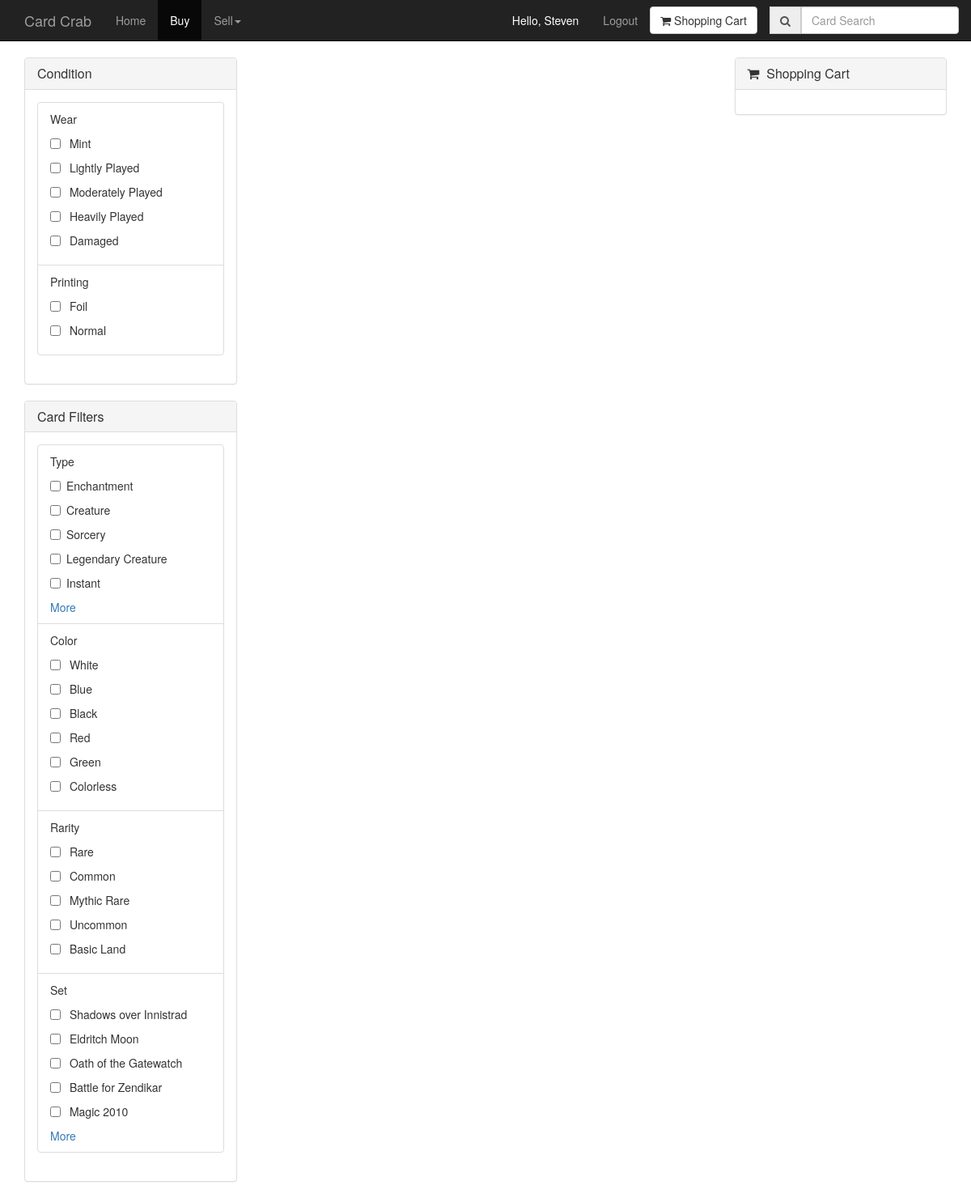
/search/ (signed in), run on the app's committed database.
### CardCrab/models.py (models this page shows)
class CardPrint(models.Model):
    name = models.TextField()
    def __str__(self):
        return self.name

class CardType(models.Model):
    name = models.TextField()
    def __str__(self):
        return self.name

class CardColor(models.Model):
    name = models.TextField()
    def __str__(self):
        return self.name

class CardRarity(models.Model):
    name = models.TextField()
    def __str__(self):
        return self.name

class CardSet(models.Model):
    name = models.TextField()
    def __str__(self):
        return self.name

### CardCrab/views.py (the view)
# urls.py: url(r'^search/', views.search, name='search'),
def search(request):
    filters = {'wear': Card._meta.get_field('wear').choices, 'print': CardPrint.objects.all(), 'color': CardColor.objects.all(),
               'rarity': CardRarity.objects.all(), 'set': CardSet.objects.all(), 'type': CardType.objects.all()}
    search_text = None
    if request.method == 'POST':
        search_text = request.POST.get('search_text')
    context = {'filters': filters, 'search_text': search_text}
    return render(request, 'search.html', context)

### templates/search.html (shortened to what this page needs)
{% extends 'base.html' %}
{% load staticfiles %}
{% block content %}
        <div class="section">
            <div class="container">
                <div class="row">
                    <div class="col-md-3">
                        <form id="filter_form" name="filter_form" method="post" target="{% url 'search_body' %}">
                        <div class="panel panel-default">
                            <div class="panel-heading" tabindex="0">
                                <h3 class="panel-title" aria-label="Condition card filters">Condition</h3>
                            </div>
                            <div class="panel-body">
                                <ul class="list-group">
                                    <li class="list-group-item" >
                                        Wear
                                        <ul class="media-list">
                                            {% for wear in filters.wear %}
                                            <li>
                                                <div class="checkbox">
                                                    <label>
                                                        <input type="checkbox" name = "wear" value = "{{wear.0}}" aria-label="{{wear.1}} card condition filter">&nbsp;{{ wear.1 }}
                                                    </label>
                                                </div>
                                            </li>
                                            {% endfor %}
                                        </ul>
                                    </li>
                                    <li class="list-group-item">
                                        Printing
                                        <ul class="media-list">
                                            {% for print in filters.print %}
                                            <li>
                                                <div class="checkbox">
                                                    <label>
                                                        <input type="checkbox" name = "printing" value = "{{ print.id }}" aria-label="{{print}} print card filter">&nbsp;{{ print }}
                                                    </label>
                                                </div>
                                            </li>
                                            {% endfor %}
                                        </ul>
                                    </li>
                                </ul>
                            </div>
                        </div>
                        <div class="panel panel-default">
                            <div class="panel-heading">
                                <h3 class="panel-title">Card Filters</h3>
                            </div>
                            <div class="panel-body">
                                <ul class="list-group">
                                    <li class="list-group-item">
                                        Type
                                        <ul class="media-list">
                                            {% for type in filters.type %}
                                            <li>
                                                <div class="checkbox">
                                                    <label>
                                                        <input type="checkbox" name="type" value="{{type.id}}" aria-label="{{type}} type card filter"> {{ type }}
                                                    </label>
                                                </div>
                                            </li>
                                            {% endfor %}
                                            <a onclick="moreLess(this)" style="cursor: pointer;" data-toggle="collapse" data-target="#more_types" tabindex="0">More</a>
                                        </ul>
                                    </li>
                                    <li class="list-group-item">
                                        Color
                                        <ul class="media-list">
                                            {% for color in filters.color %}
                                            <li>
                                                <div class="checkbox">
                                                    <label>
                                                        <input type="checkbox" name="color" value="{{color.id}}" aria-label="{{color}} color card filter">&nbsp;{{ color }}
                                                    </label>
                                                </div>
                                            </li>
                                            {% endfor %}
                                        </ul>
                                    </li>
                                    <li class="list-group-item">
                                        Rarity
                                        <ul class="media-list">
                                           {% for rarity in filters.rarity %}
                                            <li>
                                                <div class="checkbox">
                                                    <label>
                                                        <input type="checkbox" name="rarity" value="{{rarity.id}}" aria-label="{{rarity}} rarity card filter">&nbsp;{{ rarity }}
                                                    </label>
                                                </div>
                                            </li>
                                            {% endfor %}
                                        </ul>
                                    </li>
                                    <li class="list-group-item">
                                        Set
                                        <ul class="media-list">
                                            {% for set in filters.set %}
                                            <li>
                                                <div class="checkbox">
                                                    <label>
                                                        <input type="checkbox" name="set" value="{{set.id}}" aria-label="{{set}} set card filter">&nbsp;{{ set }}
                                                    </label>
                                                </div>
                                            </li>
                                            {% endfor %}
                                            <a onclick="moreLess(this)" style="cursor: pointer;" data-toggle="collapse" data-target="#more_sets" aria-label="more card filters">More</a>
                                        </ul>
                                    </li>
                                </ul>
                            </div>
                        </div>
                        </form>
                    </div>
                    <div id="search_body" class="col-md-6">
                    </div>
                    <div class="col-md-3">
                        <div class="panel panel-default">
                            <div class="panel-heading">
                                <h3 class="panel-title" tabindex="0"><i class="fa fa-shopping-cart"></i>&nbsp;&nbsp;Shopping Cart</h3>
                            </div>
                            <div id="cart_section" class="panel-body">
                            </div>
                        </div>
                    </div>
                </div>
            </div>
        </div>
  {% endblock %}

### templates/navbar.html (shortened to what this page needs)
{% load staticfiles %}
<div class="navbar navbar-default navbar-inverse navbar-static-top">
            <div class="container">
                <div class="navbar-header">
                    <a class="navbar-brand" href="{% url 'index' %}" aria-label="a home button that says Card Crab">
                        <span>Card Crab</span>
                    </a>
                </div>
                <div class="collapse navbar-collapse" id="navbar-ex-collapse">
                    <ul class="nav navbar-nav navbar-left">
                        <li id = "home_label">
                            <a href="{% url 'index' %}">Home</a>
                        </li>
                        <li id = "cards_label">
                            <a href="{% url 'search' %}">Buy</a>
                        </li>
                        {% if user.is_authenticated %}
                        <li class = "dropdown">
                            <a class = "dropdown-toggle" data-toggle="dropdown" href="#">Sell<span class = "caret"></span></a>
                        </li>
                        {% else %}
                        <li id = "cards_label">
                            <a href="{% url 'my_store' %}">Sell</a>
                        </li>
                        {% endif %}
                    </ul>
                    <div class="nav navbar-nav navbar-group navbar-right">
                        <a href = "{% url 'checkout' %}" class="navbar-btn btn btn-default" type="button">
                            <i class="fa fa-shopping-cart" aria-hidden="true"></i>
                            <span>Shopping Cart</span>
                        </a>
                        <div class="navbar-form navbar-right" role="search">
                            <form class="form-group input-group" method = 'post' action="{% url 'search' %}">
                                <span class="input-group-addon">
                                    <i class="fa fa-search" aria-hidden="true"></i>
                                </span>
                                <input type="text" id="search_box" name="search_text" class="form-control input-md" placeholder="Card Search" value="{{ search_text|default:'' }}">
                            </form>
                        </div>
                    </div>
                    <ul class="nav navbar-nav navbar-group navbar-right">
                        {% if user.is_authenticated %}
                        <li>
                            <p class="nav-text">Hello, {{ user.first_name }}</p>
                        </li>
                        <li>
                            <a href="#" onclick="logout()">Logout</a>
                        </li>
                        {% endif %}
                </ul>
            </div>
        </div>

### static/css/styles.css (style rules this page uses)
.nav-text { padding: 15px 15px; margin: 0px 0px -15px; color: white; }

### data on the page
CardPrint: name "Foil"
CardPrint: name "Normal"
CardType: name "Enchantment"
CardType: name "Creature"
CardType: name "Sorcery"
CardType: name "Legendary Creature"
CardType: name "Instant"
CardColor: name "White"
CardColor: name "Blue"
CardColor: name "Black"
CardColor: name "Red"
CardColor: name "Green"
CardColor: name "Colorless"
CardRarity: name "Rare"
CardRarity: name "Common"
CardRarity: name "Mythic Rare"
CardRarity: name "Uncommon"
CardRarity: name "Basic Land"
CardSet: name "Shadows over Innistrad"
CardSet: name "Eldritch Moon"
CardSet: name "Oath of the Gatewatch"
CardSet: name "Battle for Zendikar"
CardSet: name "Magic 2010"

### other printed values
{{ user.first_name }} "Steven"
{{ wear.1 }} "Mint" "Lightly Played" "Moderately Played" "Heavily Played" "Damaged"
